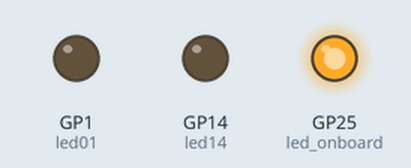
Simulated run of this program. Board: Raspberry Pi Pico running MicroPython. Parts: output pins drawn as LEDs (lit = HIGH).

Above: at 0.2 s.
At 0.9 s:
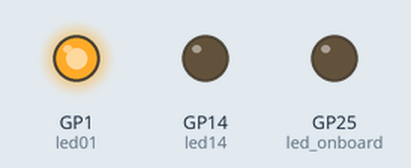
At 2.0 s:
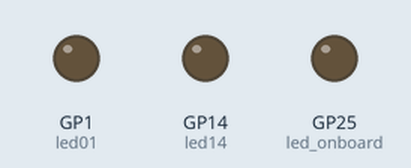
At 3.7 s:
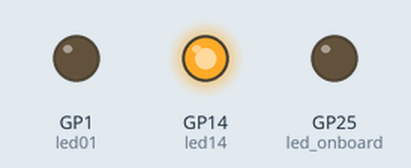
Timing chart, 0 to 4.8 s (numbered marks = the images above):
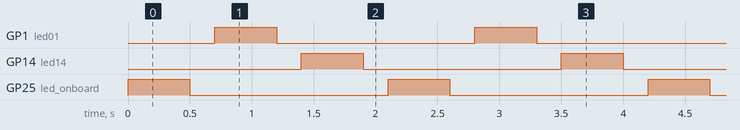

Measured:
- by itself, GP1 (led01), GP14 (led14), GP25 (led_onboard): alternates HIGH for 0.50 s and LOW for 1.6 s
- by itself, everything shown: repeats every 2.1 s, in 6 steps

The program:

led3run.py
```python
# 3 LED Blink Run
import machine
import utime
led_onboard = machine.Pin(25, machine.Pin.OUT)
led01 = machine.Pin(1, machine.Pin.OUT)
led14 = machine.Pin(14, machine.Pin.OUT)
onTime = 0.5
offTime = 0.2

while True:
    led_onboard.value(1)
    utime.sleep(onTime)
    led_onboard.value(0)
    utime.sleep(offTime)

    led01.value(1)
    utime.sleep(onTime)
    led01.value(0)
    utime.sleep(offTime)

    led14.value(1)
    utime.sleep(onTime)
    led14.value(0)
    utime.sleep(offTime)
```
